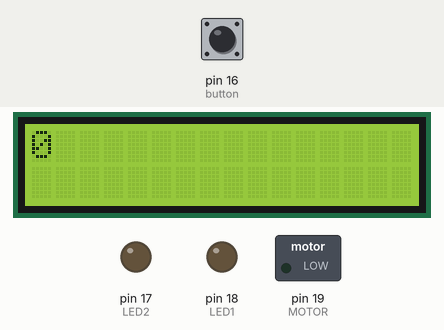
This sketch was run on a simulated Arduino Uno, built with avr-gcc and run on an emulated ATmega328P. Shown: 16×2 character LCD, switched loads named in the sketch (green lamp = pin HIGH), output pins drawn as LEDs (lit = HIGH). The test bench sets the inputs (shaded band); at power-on: pin 16 (button) HIGH. What the sketch prints to the serial monitor is not drawn.

Above: at 1.2 s.
1.3 s: pin 16 (button) pulled LOW for 0.15 s
At 2.4 s:
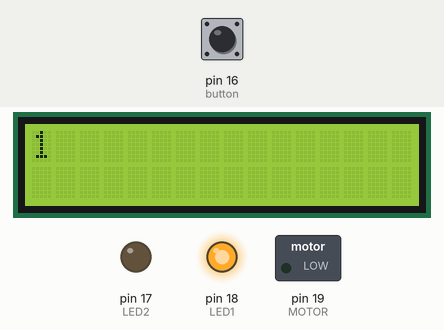
2.9 s: pin 16 (button) pulled LOW for 1 s
At 3.5 s:
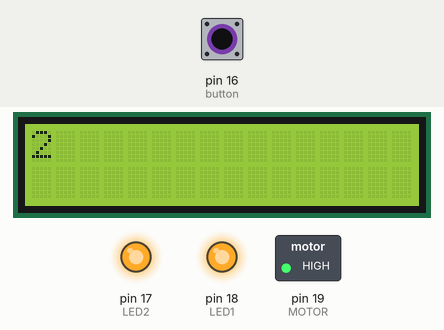
5.4 s: pin 16 (button) pulled LOW for 3.2 s
At 6.7 s:
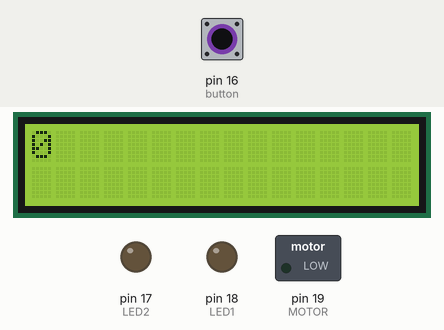
Timing chart, 0 to 8.4 s (numbered marks = the images above; inputs shaded):
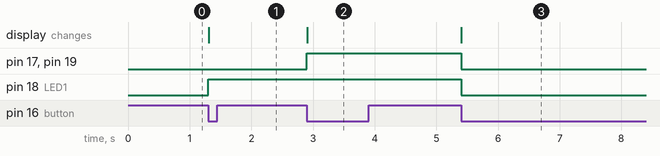

The sketch:

Exam.ino
```cpp
#define MOTOR  19
#define LED1   18
#define LED2   17
#define button 16

#include <LCD_I2C.h>
LCD_I2C lcd(0x27, 16, 2);

int buttoncount = 0;


bool buttonstate = false;
bool buttonlaststate = true;

void setup()
{

  lcd.begin();
  lcd.backlight();
  Serial.begin(9600);
  pinMode(MOTOR, OUTPUT);
  pinMode(LED1, OUTPUT);
  pinMode(LED2, OUTPUT);
  pinMode(button, INPUT);

  digitalWrite(LED1, LOW);
  digitalWrite(LED2, LOW);
}

void loop()
{
  buttonstate = digitalRead(button);  // Update the current button state
  Serial.println(buttoncount);

  if (buttonstate == LOW && buttonstate != buttonlaststate) {
    buttoncount++;
  }

  if (buttoncount == 3) {
    buttoncount = 0;
  }

  if (buttoncount > 0) {
    digitalWrite(LED1, HIGH);
  } else {
    digitalWrite(LED1, LOW);
  }

  if (buttoncount > 1) {
    digitalWrite(LED2, HIGH);
    digitalWrite(MOTOR, HIGH);
  } else {
    digitalWrite(LED2, LOW);
    digitalWrite(MOTOR, LOW);
  }

  // if (buttoncount > 2) {
  //   digitalWrite(MOTOR, HIGH);
  // } else {
  //   digitalWrite(MOTOR, LOW);
  // }


    lcd.setCursor(0, 0);
    lcd.print(buttoncount);

  buttonlaststate = buttonstate; // Store the current state for next comparison
}
```

Measured:
- after the input at 1.3 s, pin 18 (LED1): LOW → HIGH at once; the display: changes at once (image 1)
- after the input at 2.9 s, pin 17 (LED2), pin 19 (MOTOR): LOW → HIGH at once; the display: changes at once (image 2)
- after the input at 5.4 s, pin 17 (LED2), pin 18 (LED1), pin 19 (MOTOR): HIGH → LOW at once; the display: changes at once (image 3)
